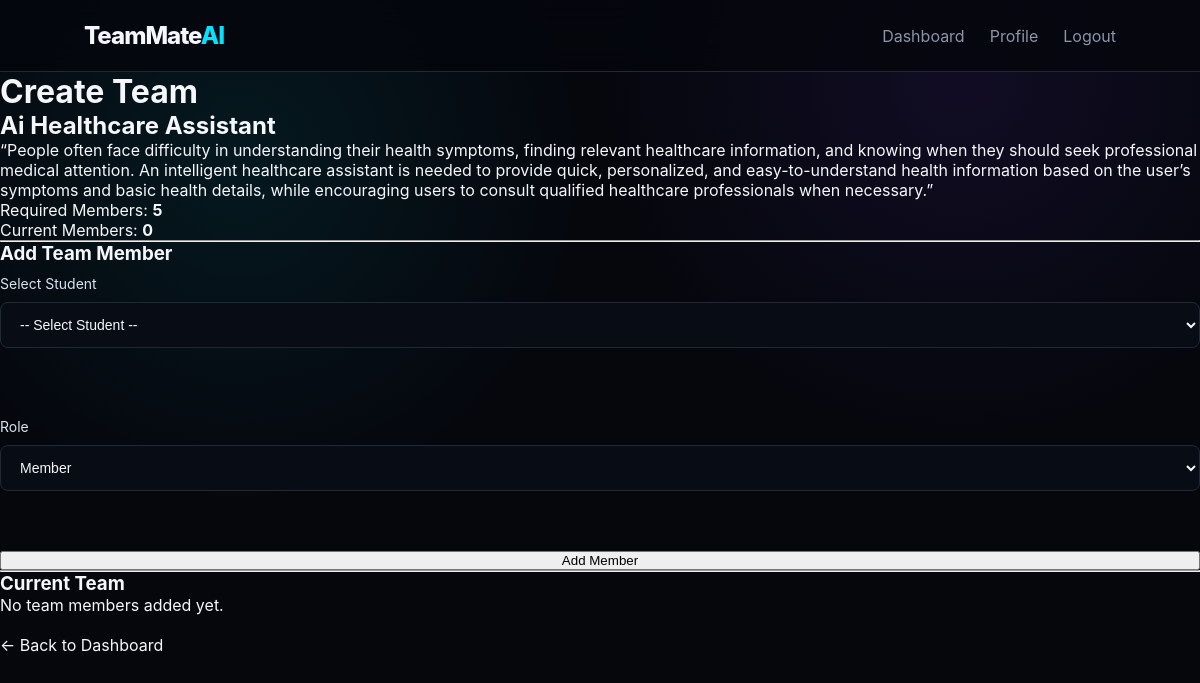
/projects/2/team (signed in), run on the app's committed database.
### tables this page shows
CREATE TABLE projects (
            id INTEGER PRIMARY KEY AUTOINCREMENT,
            user_id INTEGER NOT NULL,
            project_name TEXT NOT NULL,
            description TEXT NOT NULL,
            required_members INTEGER NOT NULL,
            skills TEXT NOT NULL,
            created_at TIMESTAMP DEFAULT CURRENT_TIMESTAMP,
            FOREIGN KEY (user_id) REFERENCES users (id)
        );

### app.py (the view, shortened to what this page needs)
@app.route(
    "/projects/<int:project_id>/team",
    methods=["GET", "POST"]
)
def create_team(project_id):
    if "user_id" not in session:
        return redirect(
            url_for("login")
        )
    conn = None
    try:
        conn = get_db()
        project = conn.execute(
            """
            SELECT *
            FROM projects
            WHERE id = ?
            """,
            (project_id,)
        ).fetchone()
        team_members = conn.execute(
            """
            SELECT
                t.id AS team_id,
                t.role,
                t.joined_at,
                u.id AS user_id,
                u.name,
                u.email,
                u.department,
                u.year,
                u.bio,
                u.availability
            FROM teams AS t
            JOIN users AS u
                ON t.user_id = u.id
            WHERE t.project_id = ?
            ORDER BY t.joined_at ASC
            """,
            (project_id,)
        ).fetchall()
        available_users = conn.execute(
            """
            SELECT *
            FROM users
            WHERE id != ?
            AND id NOT IN
            (
                SELECT user_id
                FROM teams
                WHERE project_id = ?
            )
            ORDER BY name ASC
            """,
            (
                session["user_id"],
                project_id
            )
        ).fetchall()
        return render_template(
            "create_team.html",
            project=project,
            team_members=team_members,
            available_users=available_users,
            team_count=len(team_members)
        )
    finally:
        if conn:
            conn.close()

### app.py (called while the page is built)
def get_db():
    conn = sqlite3.connect("teammate_ai.db")
    conn.row_factory = sqlite3.Row
    return conn

### templates/create_team.html (shortened to what this page needs)
{% extends "base.html" %}
{% block content %}
<div class="container">
    <h1>Create Team</h1>
    <h2>{{ project["project_name"] }}</h2>
    <p>
        {{ project["description"] }}
    </p>
    <p>
        Required Members:
        <strong>{{ project["required_members"] }}</strong>
    </p>
    <p>
        Current Members:
        <strong>{{ team_count }}</strong>
    </p>
    <hr>
    <h3>Add Team Member</h3>
    <form method="POST">
        <label>Select Student</label>
        <select name="member_id" required>
            <option value="">
                -- Select Student --
            </option>
        </select>
        <br><br>
        <label>Role</label>
        <select name="role">
            <option value="Member">
                Member
            </option>
        </select>
        <br><br>
        <button type="submit">
            Add Member
        </button>
    </form>
    <hr>
    <h3>Current Team</h3>
    {% if team_members %}
        {% for member in team_members %}
            <div>
                <strong>
                    {{ member["name"] }}
                </strong>
                <br>
                {{ member["email"] }}
                <br>
                Department:
                {{ member["department"] }}
                <br>
                Role:
                {{ member["role"] }}
                <form
                    method="POST"
                    action="{{ url_for(
                        'remove_team_member',
                        project_id=project['id'],
                        member_id=member['user_id']
                    ) }}"
                >
                    <button type="submit">
                        Remove
                    </button>
                </form>
                <hr>
            </div>
        {% endfor %}
    {% else %}
        <p>No team members added yet.</p>
    {% endif %}
    <br>
    <a href="{{ url_for('dashboard') }}">
        ← Back to Dashboard
    </a>
</div>
{% endblock %}

### static/css/style.css (style rules this page uses)
* { margin: 0; padding: 0; box-sizing: border-box; }
:root { --bg: #05070d; --card: #0d111c; --card2: #111827; --text: #f5f7fb; --muted: #8b95a7; --line: #202938; --accent: #00e5ff; --accent2: #7c3aed; --success: #22c55e; --danger: #ef4444; }
body { background: radial-gradient( circle at 20% 20%, rgba(0, 229, 255, 0.08), transparent 30% ), radial-gradient( circle at 80% 10%, rgba(124, 58, 237, 0.10), transparent 30% ), var(--bg); color: var(--text); font-family: Inter, Segoe UI, Arial, sans-serif; min-height: 100vh; }
a { color: inherit; text-decoration: none; }
form { display: flex; flex-direction: column; gap: 10px; }
label { color: #dbe2ef; font-size: 14px; margin-top: 10px; }
input, textarea, select { width: 100%; padding: 13px 15px; background: #080c14; border: 1px solid var(--line); color: var(--text); border-radius: 8px; outline: none; font-size: 14px; }

### data on the page
projects: project_name "Ai Healthcare Assistant", description "“People often face difficulty in understanding their health symptoms, finding relevant healthcare information, and knowing when they should seek professional medical attention. An intelligent healthcare assistant is needed to provide quick, personalized, and easy-to-understand health information based on the user’s symptoms and basic health details, while encouraging users to consult qualified healthcare professionals when necessary.”", required_members "5"

### other printed values
{{ team_count }} "0"
